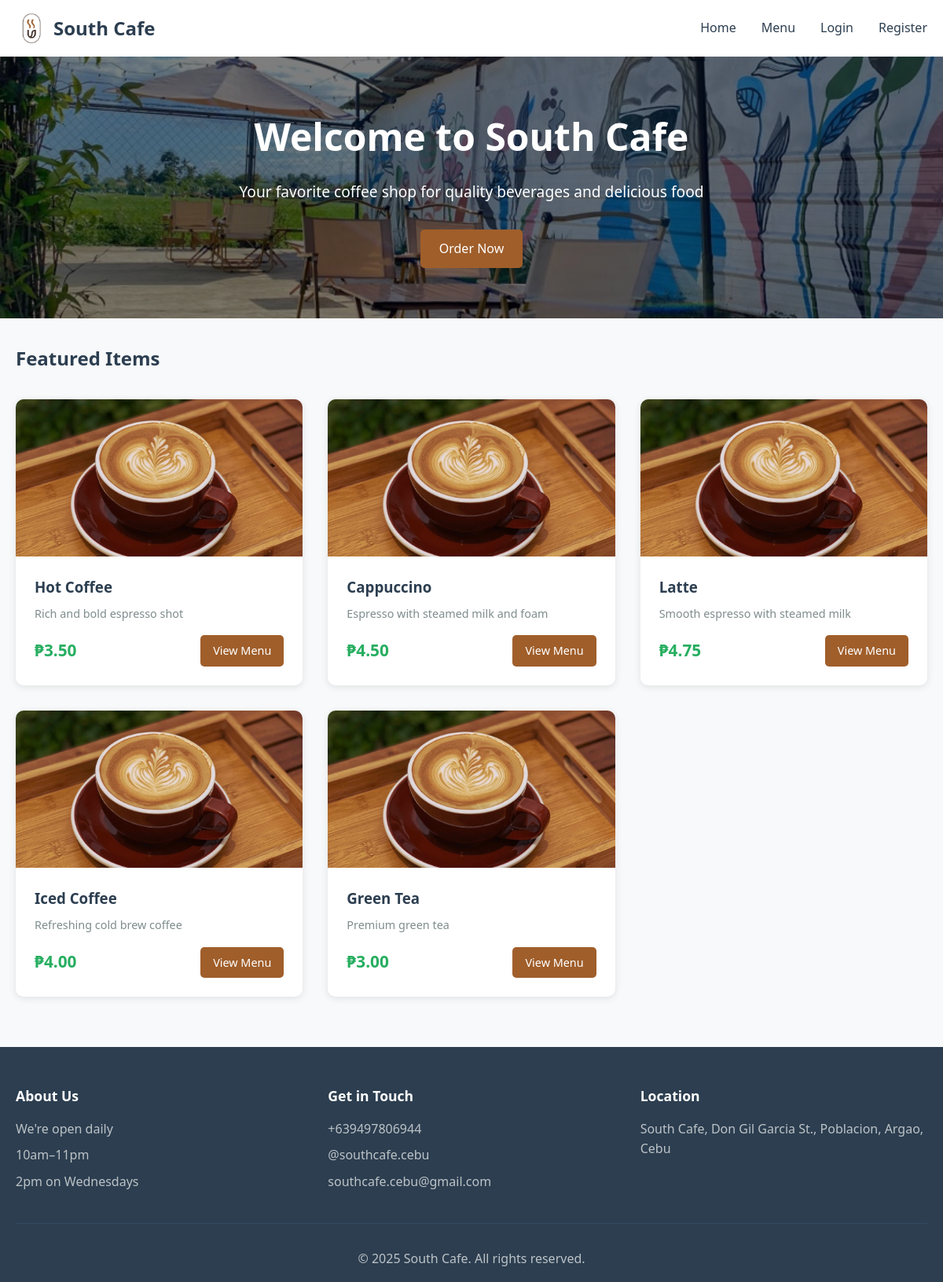
The page / on the database its author committed.
### tables this page shows
CREATE TABLE IF NOT EXISTS products (
    id INT AUTO_INCREMENT PRIMARY KEY,
    name VARCHAR(100) NOT NULL,
    description TEXT,
    price DECIMAL(10, 2) NOT NULL,
    category_id INT,
    image VARCHAR(255),
    available BOOLEAN DEFAULT TRUE,
    created_at TIMESTAMP DEFAULT CURRENT_TIMESTAMP,
    FOREIGN KEY (category_id) REFERENCES categories(id)
);

### index.php (the view, shortened to what this page needs)
<?php
require_once 'config.php';
$query = "SELECT * FROM products WHERE available = 1 ORDER BY created_at DESC LIMIT 5";
$result = mysqli_query($conn, $query);
$featured_products = mysqli_fetch_all($result, MYSQLI_ASSOC);
include 'includes/header.php';
?>
<div class="hero">
    <div class="container">
        <h1>Welcome to South Cafe</h1>
        <p>Your favorite coffee shop for quality beverages and delicious food</p>
        <a href="menu.php" class="btn btn-primary">Order Now</a>
    </div>
</div>
<div class="container">
    <section class="featured-section">
        <h2>Featured Items</h2>
        <div class="product-grid">
            <?php foreach ($featured_products as $product): ?>
                <div class="product-card">
                    <div class="product-image">
                        <img src="images/<?php echo htmlspecialchars($product['image']); ?>"
                             alt="<?php echo htmlspecialchars($product['name']); ?>"
                             onerror="this.src='images/placeholder.jpg'">
                    </div>
                    <div class="product-info">
                        <h3><?php echo htmlspecialchars($product['name']); ?></h3>
                        <p class="product-description"><?php echo htmlspecialchars($product['description']); ?></p>
                        <div class="product-footer">
                            <span class="price">₱<?php echo number_format($product['price'], 2); ?></span>
                            <a href="menu.php" class="btn btn-small btn-primary">View Menu</a>
                        </div>
                    </div>
                </div>
            <?php endforeach; ?>
        </div>
    </section>
</div>
<?php include 'includes/footer.php'; ?>

### style.css (style rules this page uses)
* { margin: 0; padding: 0; box-sizing: border-box; }
body { font-family: 'Segoe UI', Tahoma, Geneva, Verdana, sans-serif; line-height: 1.6; color: #333; background-color: #f8f9fa; }
.container { max-width: 1200px; margin: 0 auto; padding: 0 20px; }
.hero { background: linear-gradient(rgba(0, 0, 0, 0.5), rgba(0, 0, 0, 0.5)), url('images/home-bg.jpg'); background-size: cover; background-position: center; background-repeat: no-repeat; color: white; padding: 4rem 0; text-align: center; margin-bottom: 2rem; }
.hero h1 { font-size: 3rem; margin-bottom: 1rem; }
.hero p { font-size: 1.2rem; margin-bottom: 2rem; }
.btn { display: inline-block; padding: 0.75rem 1.5rem; border: none; border-radius: 5px; cursor: pointer; text-decoration: none; transition: all 0.3s; font-size: 1rem; }
.btn-primary { background-color: #A05E2A; color: white; }
.btn-small { padding: 0.5rem 1rem; font-size: 0.9rem; }
.product-grid { display: grid; grid-template-columns: repeat(auto-fill, minmax(280px, 1fr)); gap: 2rem; margin: 2rem 0; }
.product-card { background: white; border-radius: 10px; overflow: hidden; box-shadow: 0 2px 10px rgba(0,0,0,0.1); transition: transform 0.3s; }
.product-image { position: relative; height: 200px; overflow: hidden; background-color: #ecf0f1; }
.product-image img { width: 100%; height: 100%; object-fit: cover; }
.product-info { padding: 1.5rem; }
.product-info h3 { margin-bottom: 0.5rem; color: #2c3e50; }
.product-description { color: #7f8c8d; font-size: 0.9rem; margin-bottom: 1rem; }
.product-footer { display: flex; justify-content: space-between; align-items: center; margin-top: 1rem; }
.price { font-size: 1.3rem; font-weight: bold; color: #27ae60; }
.featured-section h2 { margin: 2rem 0 1rem 0; color: #2c3e50; }

### rows shown on the page
products: image (picture), name "Hot Coffee", description "Rich and bold espresso shot", price "3.50"
products: name "Cappuccino", description "Espresso with steamed milk and foam", price "4.50"
products: name "Latte", description "Smooth espresso with steamed milk", price "4.75"
products: name "Iced Coffee", description "Refreshing cold brew coffee", price "4.00"
products: name "Green Tea", description "Premium green tea", price "3.00"
